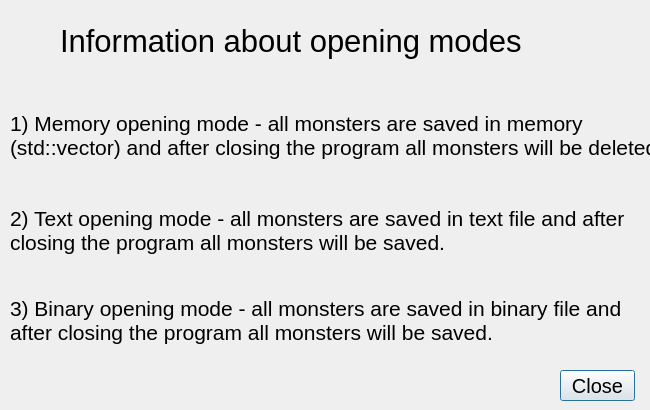
<?xml version="1.0" encoding="UTF-8"?>
<ui version="4.0">
 <class>InfoWindow</class>
 <widget class="QDialog" name="InfoWindow">
  <property name="geometry">
   <rect>
    <x>0</x>
    <y>0</y>
    <width>650</width>
    <height>410</height>
   </rect>
  </property>
  <property name="minimumSize">
   <size>
    <width>650</width>
    <height>410</height>
   </size>
  </property>
  <property name="maximumSize">
   <size>
    <width>650</width>
    <height>410</height>
   </size>
  </property>
  <property name="font">
   <font>
    <pointsize>8</pointsize>
   </font>
  </property>
  <property name="windowTitle">
   <string>Dialog</string>
  </property>
  <widget class="QLabel" name="label">
   <property name="geometry">
    <rect>
     <x>60</x>
     <y>10</y>
     <width>561</width>
     <height>61</height>
    </rect>
   </property>
   <property name="font">
    <font>
     <pointsize>23</pointsize>
    </font>
   </property>
   <property name="text">
    <string>Information about opening modes</string>
   </property>
  </widget>
  <widget class="QLabel" name="label_2">
   <property name="geometry">
    <rect>
     <x>10</x>
     <y>80</y>
     <width>651</width>
     <height>111</height>
    </rect>
   </property>
   <property name="font">
    <font>
     <pointsize>16</pointsize>
    </font>
   </property>
   <property name="text">
    <string>1) Memory opening mode - all monsters are saved in memory (std::vector) and after closing the program all monsters will be deleted</string>
   </property>
   <property name="wordWrap">
    <bool>true</bool>
   </property>
  </widget>
  <widget class="QLabel" name="label_3">
   <property name="geometry">
    <rect>
     <x>10</x>
     <y>180</y>
     <width>631</width>
     <height>101</height>
    </rect>
   </property>
   <property name="font">
    <font>
     <pointsize>16</pointsize>
    </font>
   </property>
   <property name="text">
    <string>2) Text opening mode - all monsters are saved in text file and after closing the program all monsters will be saved.</string>
   </property>
   <property name="wordWrap">
    <bool>true</bool>
   </property>
  </widget>
  <widget class="QLabel" name="label_4">
   <property name="geometry">
    <rect>
     <x>10</x>
     <y>270</y>
     <width>631</width>
     <height>101</height>
    </rect>
   </property>
   <property name="font">
    <font>
     <pointsize>16</pointsize>
    </font>
   </property>
   <property name="text">
    <string>3) Binary opening mode - all monsters are saved in binary file and after closing the program all monsters will be saved.</string>
   </property>
   <property name="wordWrap">
    <bool>true</bool>
   </property>
  </widget>
  <widget class="QPushButton" name="pushButton">
   <property name="geometry">
    <rect>
     <x>560</x>
     <y>370</y>
     <width>75</width>
     <height>31</height>
    </rect>
   </property>
   <property name="font">
    <font>
     <pointsize>15</pointsize>
    </font>
   </property>
   <property name="text">
    <string>Close</string>
   </property>
  </widget>
 </widget>
 <resources/>
 <connections/>
</ui>
